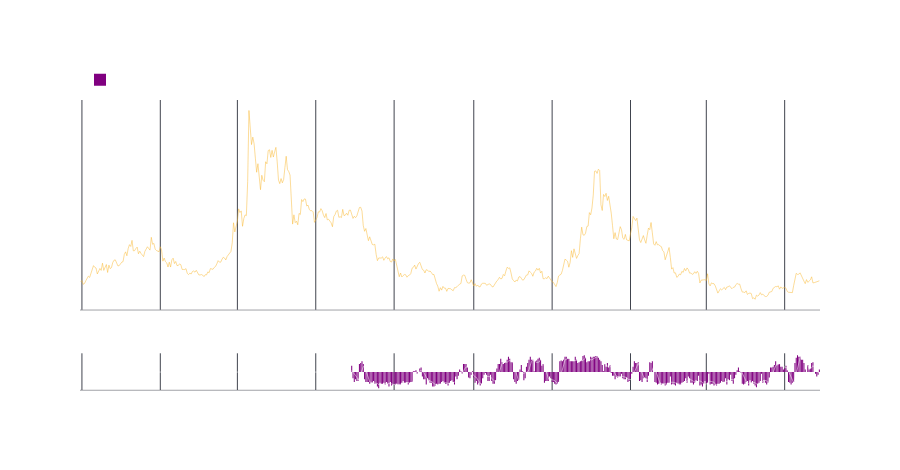

Here is the notebook cell this chart was saved with:
### Code cell
df_to_show = df

df_to_show['sl'] = None
df_to_show['tp'] = None
df_to_show['pnl'] = None
df_to_show['price'] = df_to_show['close']

indicators = [
     #{'col': 'sl','name': 'SL','color': 'red','row': 1, 'mode':'markers',},
     #{'col': 'tp','name': 'TP','color': 'green','row': 1, 'mode':'markers',},
        ]

indicators_out = [
     {'col': 'sentiment_ratio','color': 'purple','row': 1,   'mode':'bars',},
     {'col': 'sr_ma','color': 'white','row': 1,   'mode':'lines',},
     #{'col': 'ma_sentiment_ratio','color': 'red','row': 1,   'mode':'bars',},
     #{'col': 'osc_sentiment_ratio','color': 'blue','row': 1, 'mode':'bars',},
        ]

#https://plotly.com/python/reference/scatter/#scatter-marker-symbol
events = [
       #{'df':df,'col':'sentiment_ratio','color': 'yellow','symbol': 'triangle-up' }, 
       #{'df':df,'col':'ma_sentiment_ratio','color': 'blue','symbol': 'triangle-down' }, 
       #{'df':df,'col':'osc_sentiment_ratio','color': 'red','symbol': 'triangle-down' }, 
     ]


fig = fn.ohlc_chart(df_to_show,show_pnl=False,show_volume=False,indicators=indicators,indicators_out=indicators_out,events=events,) 

fig.show()

### Figure 1 — Plotly figure (JSON) as saved in the notebook; plotly's stock layout.template omitted (floating-point values rounded to 4 significant figures; data arrays with more than 128 entries replaced by an {"elided": "..."} marker saying what was removed)
{"data": [{"line": {"width": 0.5}, "marker": {"color": "#f8b935"}, "mode": "lines", "name": "Price", "showlegend": false, "type": "scatter", "x": {"elided": "576 str values"}, "xaxis": "x", "y": {"elided": "576 float values"}, "yaxis": "y"}, {"marker": {"color": "purple", "line": {"width": 0}}, "name": "sentiment_ratio", "type": "bar", "x": {"elided": "576 str values"}, "xaxis": "x2", "y": {"elided": "576 float values"}, "yaxis": "y2"}, {"line": {"width": 0.5}, "marker": {"color": "white"}, "mode": "lines", "name": "sr_ma", "type": "scatter", "x": {"elided": "576 str values"}, "xaxis": "x2", "y": {"elided": "576 float values"}, "yaxis": "y2"}], "layout": {"font": {"color": "#ffffff", "family": "Helvetica"}, "height": 470, "legend": {"orientation": "h", "x": 0, "xanchor": "left", "y": 1.02, "yanchor": "bottom"}, "modebar": {"bgcolor": "rgba(0,0,0,0)"}, "paper_bgcolor": "rgba(0,0,0,0)", "plot_bgcolor": "rgba(0,0,0,0)", "xaxis": {"anchor": "y", "domain": [0, 1], "gridcolor": "#40444e", "linecolor": "#40444e", "linewidth": 0.5, "matches": "x2", "rangeslider": {"visible": false}, "showline": true, "showticklabels": false}, "xaxis2": {"anchor": "y2", "domain": [0, 1], "gridcolor": "#40444e", "linecolor": "#40444e", "linewidth": 0.5, "showline": true}, "yaxis": {"anchor": "x", "domain": [0.2766, 1.0], "gridcolor": "rgba(0,0,0,0)", "linecolor": "#40444e", "linewidth": 0.5, "showline": false, "showticklabels": true, "title": {"text": "Precio"}, "zeroline": false}, "yaxis2": {"anchor": "x2", "domain": [0, 0.1266], "gridcolor": "rgba(0,0,0,0)", "linecolor": "#40444e", "linewidth": 0.5, "showline": false, "zeroline": false}}}
